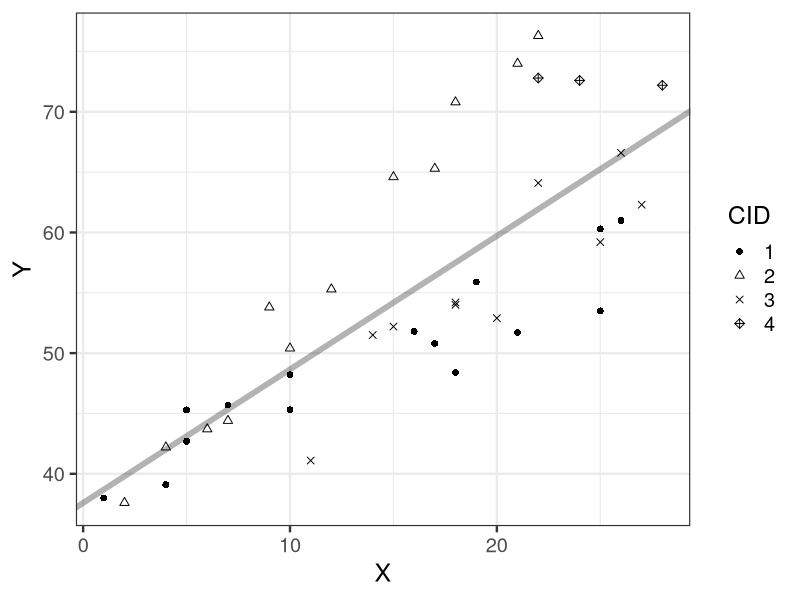
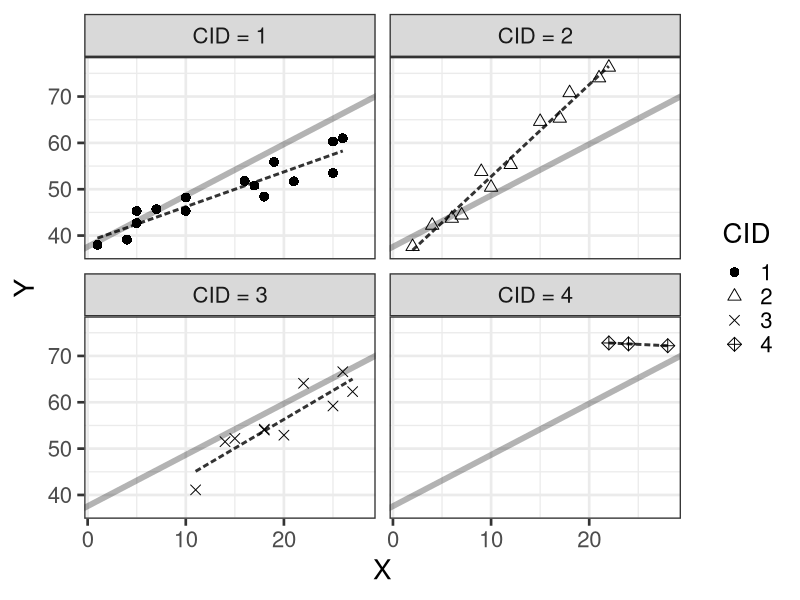

Reproduce these figures in R, in order.
library(dplyr)
library(ggplot2)

d <- read.csv(file='input/data-salary-2.csv') %>% 
  mutate(CID = as.factor(CID),
         CID_label = factor(paste0('CID = ', CID), levels = paste0('CID = ', 1:4)))
res_lm <- lm(Y ~ X, data=d)
coef <- coef(res_lm)

p <- ggplot(data=d, aes(x=X, y=Y, shape=CID)) +
  theme_bw(base_size=18) +
  geom_abline(intercept=coef[1], slope=coef[2], size=2, alpha=0.3) +
  geom_point(size=2) +
  scale_shape_manual(values=c(16, 2, 4, 9))
ggsave(p, file='output/fig8-1-left.png', dpi=300, w=4, h=3)

p <- ggplot(data=d, aes(x=X, y=Y, shape=CID)) +
  theme_bw(base_size=20) +
  geom_abline(intercept=coef[1], slope=coef[2], size=2, alpha=0.3) +
  facet_wrap(~CID_label) +
  geom_line(stat='smooth', method='lm', se=FALSE, size=1, color='black', linetype='21', alpha=0.8) +
  geom_point(size=3) +
  scale_shape_manual(values=c(16, 2, 4, 9)) +
  labs(shape='CID')
ggsave(p, file='output/fig8-1-right.png', dpi=300, w=6, h=5)
